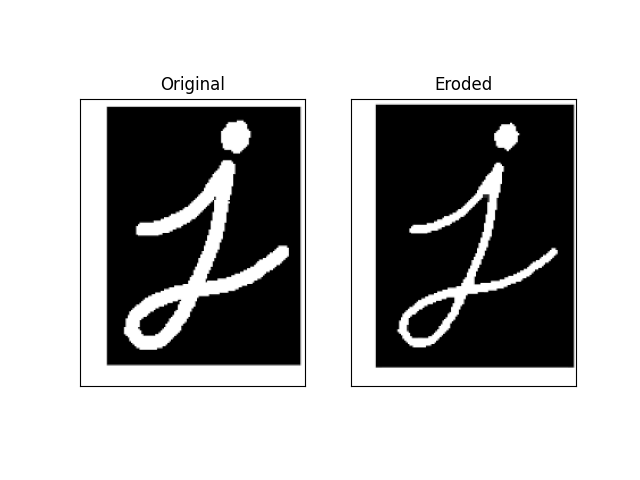

Write Python code to recreate this figure.
import cv2
import numpy as np
from matplotlib import pyplot as plt

img = cv2.imread('j.png',0)
# OpenCV uses BGR format by default, while matplotlib.pyplot.imshow() expects RGB.
img_rgb = cv2.cvtColor(img, cv2.COLOR_BGR2RGB)
kernel = np.ones((5,5),np.uint8)
erosion = cv2.erode(img,kernel,iterations = 1)
erosion_rgb = cv2.cvtColor(erosion, cv2.COLOR_BGR2RGB)

plt.subplot(121),plt.imshow(img_rgb),plt.title('Original')
plt.xticks([]), plt.yticks([])
plt.subplot(122),plt.imshow(erosion_rgb),plt.title('Eroded')
plt.xticks([]), plt.yticks([])
plt.show()
